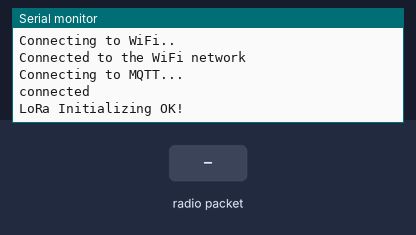
A sketch run on a simulated ESP32. On the bench: the last lines printed to the serial monitor. Inputs (shaded band) come from the test bench. WiFi joins after 1.5 s; servers stay silent unless stated; no radio packets arrive unless stated; no MQTT or app messages arrive unless stated.

Above: at 2.7 s.
2.8 s: radio packet "esp32/servo" arrives
At 5.0 s:
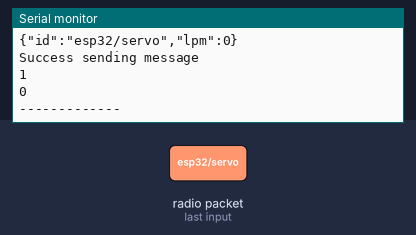
5.3 s: radio packet "1" arrives
At 5.9 s:
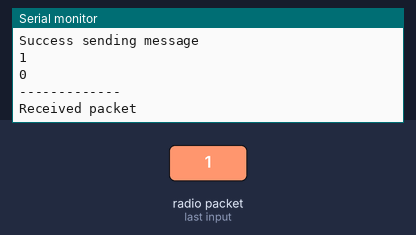
7.8 s: radio packet "esp32/solenoid" arrives
At 10.1 s:
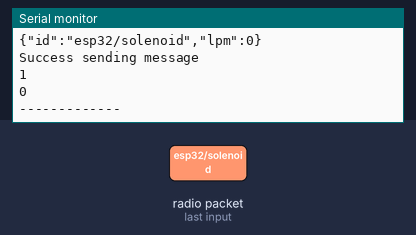

Measured:
- after the input at 2.8 s, the serial monitor: prints a new line at once (image 1)
- after the input at 7.8 s, the serial monitor: prints a new line after 1.0 s (image 3)

The sketch:

waterflow_mqtt_version.ino
```cpp
#include <ArduinoJson.h>
#include <WiFi.h>
#include <PubSubClient.h>
#include <SPI.h>
#include <LoRa.h>

const char* ssid = "KampungTongah";
const char* password =  "sayasiapaya";
const char* mqttServer = "18.214.251.229";
const int mqttPort = 1883;
const char* mqttUser = "nurmayadi";
const char* mqttPassword = "nurmayadi123";

WiFiClient espClient;
PubSubClient client(espClient);

//define the pins used by the transceiver module
#define ss 5
#define rst 2
#define dio0 32

String nodeId = "0", nodeData = "0";
String loradata = " ";

void cek_jaringan() {
  while (WiFi.status() != WL_CONNECTED) {
    delay(500);
    Serial.println("Connecting to WiFi..");
  }
  Serial.println("Connected to the WiFi network");
}

void cek_hubungan() {
  while (!client.connected()) {
    Serial.println("Connecting to MQTT...");
    if (client.connect("ESP32Client", mqttUser, mqttPassword )) {
      Serial.println("connected");
      client.subscribe("esp32/servo");
      client.subscribe("esp32/solenoid");
    } else {
      Serial.print("failed with state ");
      Serial.print(client.state());
      delay(2000);
    }
  }
}

void setup() {
  Serial.begin(115200);

  WiFi.begin(ssid, password);
  cek_jaringan();
  client.setServer(mqttServer, mqttPort);
  client.setCallback(callback);
  cek_hubungan();

  LoRa.setPins(ss, rst, dio0);
  while (!LoRa.begin(923200000)) {
    Serial.println(".");
    delay(500);
  }
  LoRa.setSyncWord(0xEE);
  Serial.println("LoRa Initializing OK!");
}

void loop() {
  int packetSize = LoRa.parsePacket();
  if (packetSize) {
    // received a packet
    Serial.print("Received packet ");

    // read packet
    while (LoRa.available()) {
      loradata = LoRa.readString();
      nodeId = getValue(loradata, ':', 0);
      nodeData = getValue(loradata, ':', 1);
    }
    // print RSSI of packet
    Serial.print(" with RSSI ");
    Serial.println(LoRa.packetRssi());

    if (nodeId != "0") {
      sendToServer(nodeId, nodeData.toInt());
      nodeId = "0";
    }
  }//nothing to do
}
void callback(char* topic, byte* message, unsigned int length) {
  Serial.print("Message arrived on topic: ");
  Serial.print(topic);
  Serial.print(". Message: ");
  String messageTemp;

  for (int i = 0; i < length; i++) {
    Serial.print((char)message[i]);
    messageTemp += (char)message[i];
  }
  Serial.println();

  // Feel free to add more if statements to control more GPIOs with MQTT

  // If a message is received on the topic esp32/output, you check if the message is either "on" or "off".
  // Changes the output state according to the message
  if (String(topic) == "esp32/servo") {
    Serial.print("Changing output to ");
    if (messageTemp == "1") {
      Serial.println("on");
    }
    else if (messageTemp == "0") {
      Serial.println("off");
    }
  }
  else if (String(topic) == "esp32/solenoid") {
    Serial.print("Changing output to ");
    if (messageTemp == "1") {
      Serial.println("on");
    }
    else if (messageTemp == "0") {
      Serial.println("off");
    }
  }
}

void sendToServer(String id, unsigned long data_sended) {
  cek_jaringan();
  cek_hubungan();

  StaticJsonBuffer<300> JSONbuffer;
  JsonObject& JSONencoder = JSONbuffer.createObject();

  JSONencoder["id"] = id;
  JSONencoder["lpm"] = data_sended;
  char JSONmessageBuffer[60];

  JSONencoder.printTo(JSONmessageBuffer, sizeof(JSONmessageBuffer));
  Serial.println("Sending message to MQTT topic..");
  Serial.println(JSONmessageBuffer);

  if (client.publish("esp32/waterflow", JSONmessageBuffer) == true) {
    Serial.println("Success sending message");

  } else {
    Serial.println("Error sending message");
  }
  client.loop();
  Serial.println(client.loop());
  Serial.println(client.state());
  Serial.println("-------------");
}

String getValue(String data, char separator, int index) {
  int found = 0;
  int strIndex[] = {0, -1};
  int maxIndex = data.length() - 1;

  for (int i = 0; i <= maxIndex && found <= index; i++) {
    if (data.charAt(i) == separator || i == maxIndex) {
      found++;
      strIndex[0] = strIndex[1] + 1;
      strIndex[1] = (i == maxIndex) ? i + 1 : i;
    }
  }

  return found > index ? data.substring(strIndex[0], strIndex[1]) : "";
}
```
